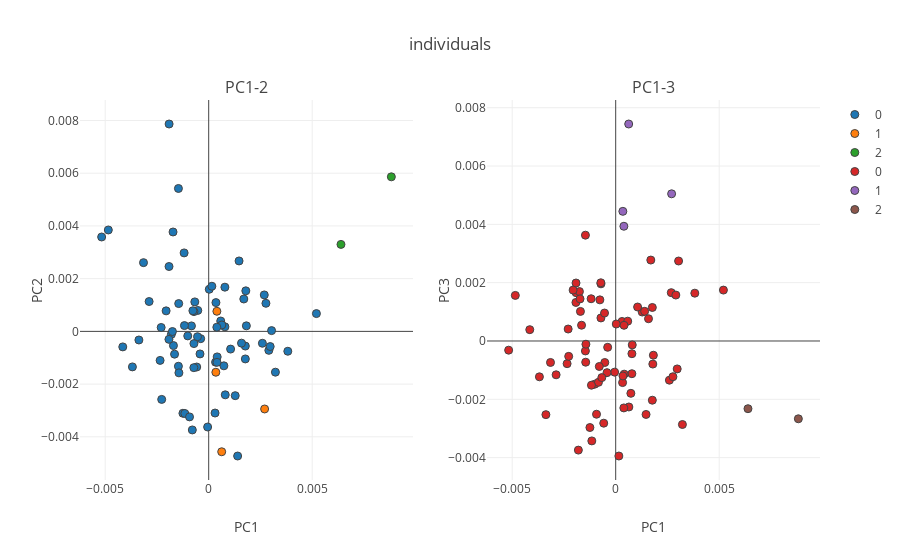

Source (notebook cell):
### Code cell
from sklearn.cluster import MeanShift, estimate_bandwidth

bandwidth = estimate_bandwidth(features, quantile=0.3, n_samples=features.shape[0])

ms = MeanShift(bandwidth=bandwidth, bin_seeding=False)
ms.fit(features)
labels = ms.labels_
zlib= {
    z: [x for x in range(len(labels)) if labels[x] == z] for z in list(set(labels))
}

titles= ['PC1-2','PC1-3']
fig_subplots = tools.make_subplots(rows= 1, cols=2,
                             subplot_titles=tuple(titles))

for col in range(1,3):
    fig_data= [go.Scatter(
            x= features[zlib[i],0],
            y= features[zlib[i],col],
            mode= "markers",
            marker= {
            'line': {'width': 1},
            'size': 8,
            'symbol': 'circle',
          "opacity": 1
          },
          name= str(i)
        ) for i in list(zlib.keys())]
    
    for trace1 in fig_data:
        fig_subplots.append_trace(trace1, 1, col)
    
    fig_subplots.update_xaxes(title= 'PC1')

    fig_subplots.update_yaxes(title= 'PC' + str(col + 1),row=1, col=col)


layout = go.Layout(
    title= 'mutation profile PCA'
)


fig = go.Figure(data=fig_subplots, layout=layout)
fig['layout'].update(title= 'individuals')
iplot(fig)
